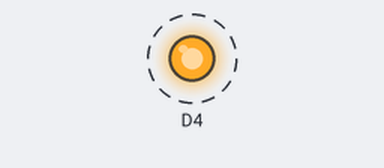
A sketch run on a simulated ESP8266 (NodeMCU). On the bench: output pins drawn as LEDs (lit = HIGH, except the on-board LED, lit = LOW). Dashed ring = blinking.

Above: at 0.13 s.
Timing chart, 0 to 3.0 s (numbered marks = the images above):
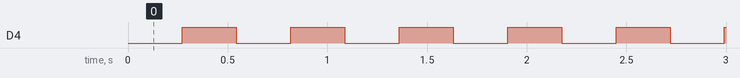

Measured:
- by itself, D4: alternates HIGH for 0.27 s and LOW for 0.27 s

The sketch:

Program.ino
```cpp
// (licence header left out)
// This program allows the ESP-8266 to send notes to a MIDI musical instrument

#include <SoftwareSerial.h>

// MIDI OUT serial port
SoftwareSerial MIDI_OUT_Serial(D5, D6); // RX, TX

// MIDI Message Types
const uint8_t NOTE_OFF = 0x80;
const uint8_t NOTE_ON = 0x90;
const uint8_t KEY_PRESSURE = 0xA0;
const uint8_t CC = 0xB0;
const uint8_t PROGRAM_CHANGE = 0xC0;
const uint8_t CHANNEL_PRESSURE = 0xD0;
const uint8_t PITCH_BEND = 0xE0;

// MIDI notes
const uint8_t note_A1 = 21;
const uint8_t note_C9 = 108;

// Roland TR-08 MIDI notes
const uint8_t note_BassDrum = 36;
const uint8_t note_RimShot = 37;
const uint8_t note_SnareDrum = 38;
const uint8_t note_HandClap = 39;
const uint8_t note_ClosedHiHat = 42;
const uint8_t note_LowTom = 43;
const uint8_t note_OpenHiHat = 46;
const uint8_t note_MidTom = 47;
const uint8_t note_Cymbal = 49;
const uint8_t note_HighTom = 50;
const uint8_t note_CowBell = 56;
const uint8_t note_HighConga = 62;
const uint8_t note_MidConga = 63;
const uint8_t note_LowConga = 64;
const uint8_t note_Maracas = 70;
const uint8_t note_Claves = 75;

// MIDI velocities
const uint8_t velocity_off = 0;
const uint8_t velocity_pianississimo = 16;
const uint8_t velocity_pianissimo = 32;
const uint8_t velocity_piupiano = 48;
const uint8_t velocity_mezzopiano = 64;
const uint8_t velocity_mezzoforte = 80;
const uint8_t velocity_forte = 96;
const uint8_t velocity_fortissimo = 112;
const uint8_t velocity_fortississimo = 127;

// MIDI channel
const uint8_t channel = 1;

// MIDI tempo
const uint8_t tempo = 110;            // Tempo in beats per minute
const int eight_note = 60000/tempo/2; // 8th note duration in milliseconds

void setup() {

  pinMode(BUILTIN_LED, OUTPUT);

  // Set serial data rate for on MIDI OUT port
  MIDI_OUT_Serial.begin(31250);

}

void sendMIDI(uint8_t messageType, uint8_t channel, uint8_t dataByte1, uint8_t dataByte2) {

  // Adjust zero-based MIDI channel
  channel--;

  // Create MIDI status byte
  uint8_t statusByte = 0b10000000 | messageType | channel;

  // Send MIDI status and data
  MIDI_OUT_Serial.write(statusByte);
  MIDI_OUT_Serial.write(dataByte1);
  MIDI_OUT_Serial.write(dataByte2);
}

void loop() {

  digitalWrite(BUILTIN_LED, LOW);
  sendMIDI(NOTE_ON, channel, note_BassDrum, 127);
  delay(eight_note);

  digitalWrite(BUILTIN_LED, HIGH);
  sendMIDI(NOTE_ON, channel, note_SnareDrum, 64);
  delay(eight_note);

  digitalWrite(BUILTIN_LED, LOW);
  sendMIDI(NOTE_ON, channel, note_BassDrum, 100);
  delay(eight_note);

  digitalWrite(BUILTIN_LED, HIGH);
  sendMIDI(NOTE_ON, channel, note_SnareDrum, 64);
  delay(eight_note);

  digitalWrite(BUILTIN_LED, LOW);
  sendMIDI(NOTE_ON, channel, note_BassDrum, 100);
  delay(eight_note);

  digitalWrite(BUILTIN_LED, HIGH);
  sendMIDI(NOTE_ON, channel, note_SnareDrum, 64);
  delay(eight_note);

  digitalWrite(BUILTIN_LED, LOW);
  sendMIDI(NOTE_ON, channel, note_BassDrum, 100);
  sendMIDI(NOTE_ON, channel, note_HandClap, 64);
  delay(eight_note);

  digitalWrite(BUILTIN_LED, HIGH);
  sendMIDI(NOTE_ON, channel, note_SnareDrum, 64);
  delay(eight_note);

}
```
